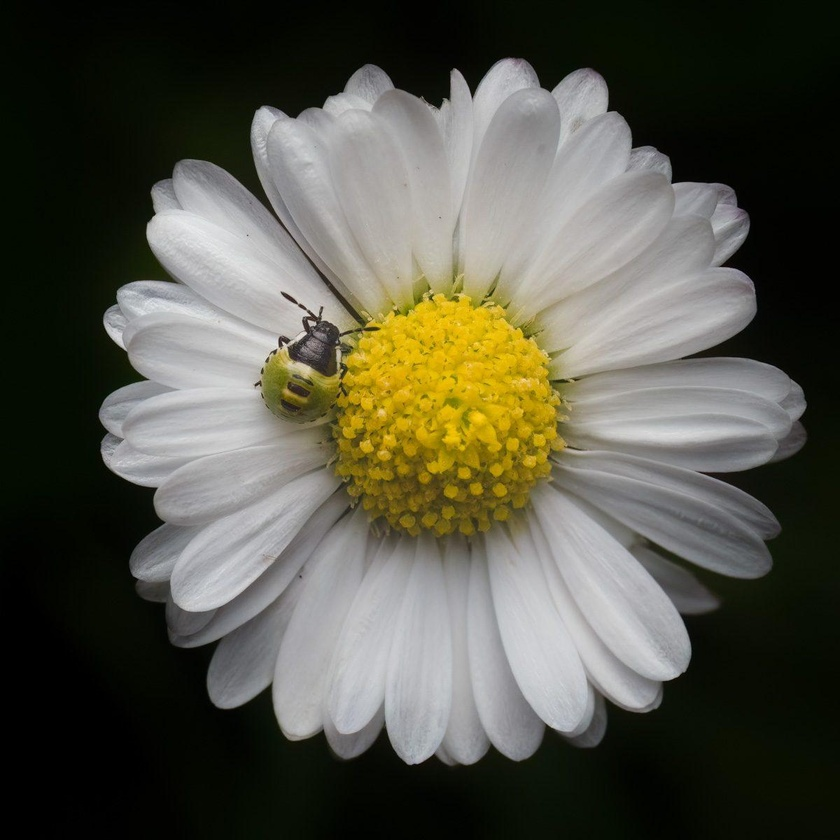
#> input picture Assets/MetaDataEditor-sample.jpg, 840 x 840 px, shrunk from 1200 x 1200 before the run
$ python ImgEmboss.py
#> lines starting #> are read from the running program, lines starting #| are printed output that depends on the picture
#> the answer given: ../Assets/MetaDataEditor-sample.jpg
#> the answer given: out.png
from PIL import Image, ImageFilter


def emboss_image(input_path, output_path):

#> called with input_path = '../Assets/MetaDataEditor-sample.jpg', output_path = 'out.png'
    try:
        with Image.open(input_path) as image:
#> image is the input picture: PIL image 840x840 RGB; mean R, G, B 84.9, 84.3, 72
            embossed_image = image.filter(
                ImageFilter.EMBOSS
            )
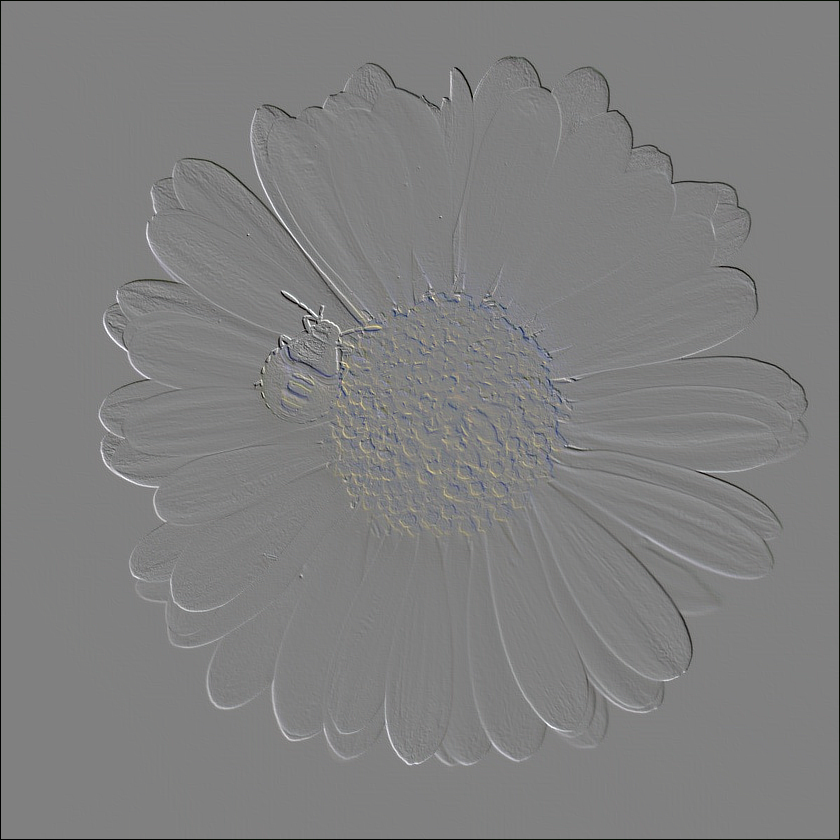
#> embossed_image: PIL image 840x840 RGB; mean R, G, B 127.4, 127.4, 127.4

            embossed_image.save(output_path)

            print("\nEmboss effect applied successfully!")
            print(f"Saved To: {output_path}")

    except FileNotFoundError:
        print(f"\nError: Image not found -> {input_path}")

    except Exception as error:
        print(f"\nError: {error}")


if __name__ == "__main__":
    print("\nImage Emboss Effect")

    input_path = input("Enter image path: ").strip()
    output_path = input("Enter output image path: ").strip()

    emboss_image(
        input_path,
        output_path
    )

$ run again, on Assets/crop-sample.jpg
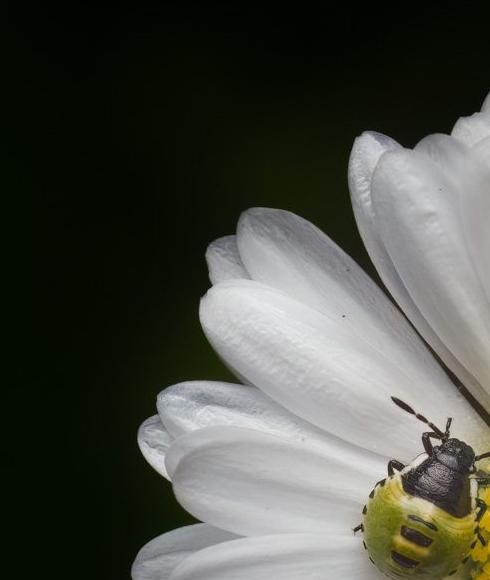
#> input picture Assets/crop-sample.jpg, 490 x 580 px
#> in emboss_image, image is the input picture: PIL image 490x580 RGB; mean R, G, B 74.7, 76.8, 69.1
#> in emboss_image, `embossed_image = image.filter( ImageFilter.EMBOSS )`:
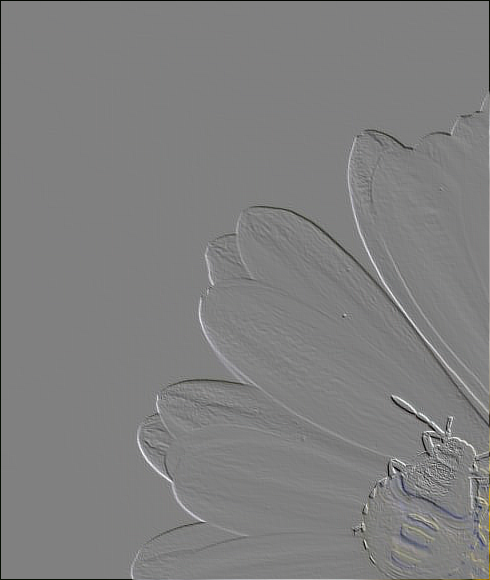
#> embossed_image: PIL image 490x580 RGB; mean R, G, B 127.6, 127.6, 127.4
